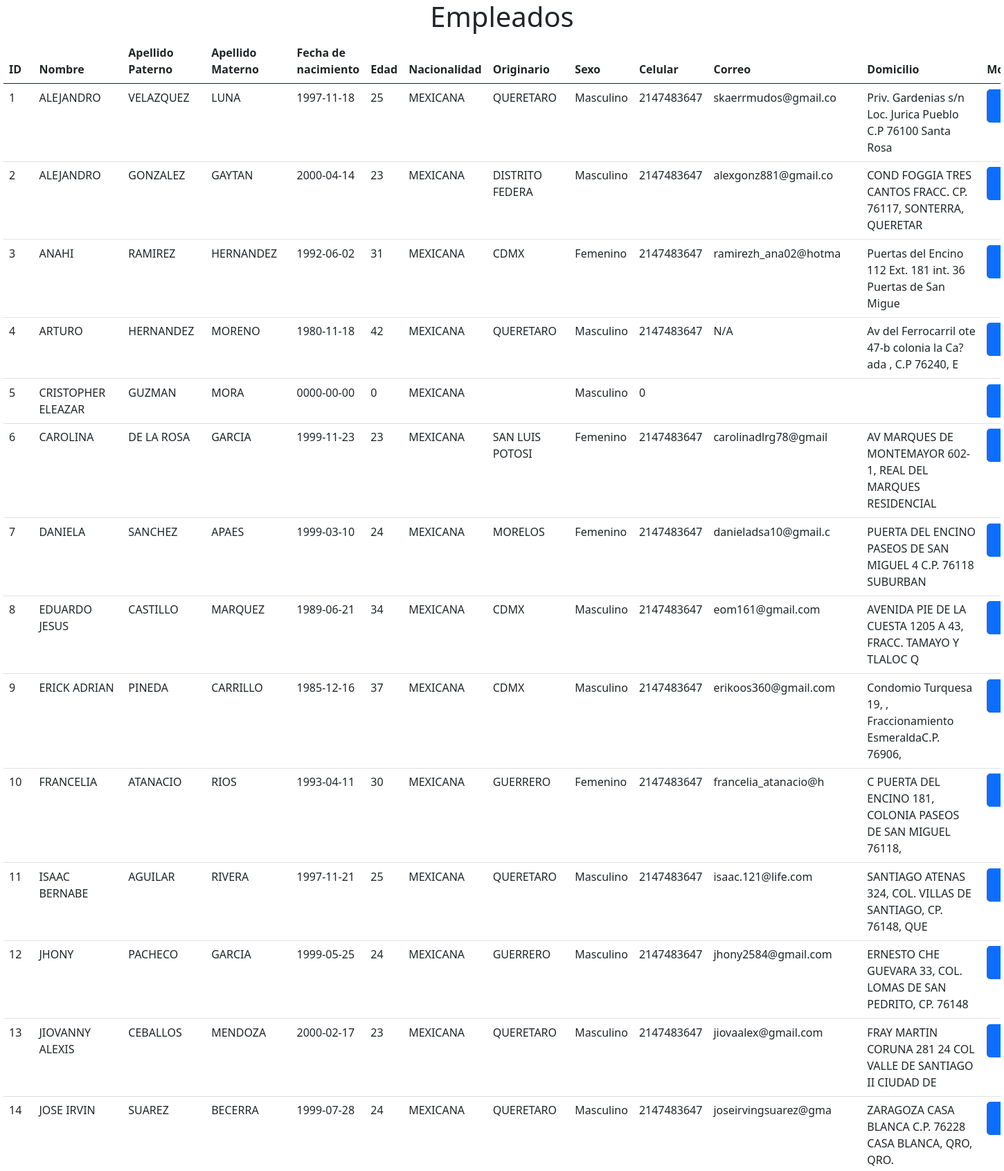
The page /php/empleados.php (upper part) on the database its author committed.
### tables this page shows
CREATE TABLE `empleados` (
  `id_empleado` int(4) NOT NULL,
  `nombre` varchar(60) DEFAULT NULL,
  `ap_paterno` varchar(30) DEFAULT NULL,
  `ap_materno` varchar(30) DEFAULT NULL,
  `fecha_nac` date DEFAULT NULL,
  `edad` int(2) DEFAULT NULL,
  `nacionalidad` varchar(15) DEFAULT NULL,
  `originario` varchar(15) DEFAULT NULL,
  `sexo` enum('Femenino','Masculino','Prefiero no decir','') DEFAULT NULL,
  `celular` int(10) DEFAULT NULL,
  `correo` varchar(20) DEFAULT NULL,
  `domicilio` varchar(60) DEFAULT NULL,
  `estatus` varchar(10) NOT NULL
);

### php/empleados.php (the view, shortened to what this page needs)
<?php
    require_once 'conexion.php';
?>
<!DOCTYPE html>
<html lang="en">
<head>
    <link href="https://cdn.jsdelivr.net/npm/bootstrap@5.0.2/dist/css/bootstrap.min.css" rel="stylesheet">
    <link rel="stylesheet" href="./../css/all2.css">
</head>
<body>
    <center>
        <div class="contenedor">
        <h1> Empleados</h1>
        <div class="table_res">
            <div class="table-responsive">
                <table class="table">
                    <thead class="table">
                        <tr>
                            <th scope="col">ID</th>
                            <th scope="col">Nombre</th>
                            <th scope="col">Apellido Paterno</th>
                            <th scope="col">Apellido Materno</th>
                            <th scope="col">Fecha de nacimiento</th>
                            <th scope="col">Edad</th>
                            <th scope="col">Nacionalidad</th>
                            <th scope="col">Originario</th>
                            <th scope="col">Sexo</th>
                            <th scope="col">Celular</th>
                            <th scope="col">Correo</th>
                            <th scope="col">Domicilio</th>
                            <th scope="col">Modificar</th>
                        </tr>
                    </thead>
                    <tbody>
                        <?php
                                $sel="SELECT * FROM empleados WHERE estatus = 'activo'";
                                $res=mysqli_query($conexion,$sel);
                                while($mos=mysqli_fetch_row($res)){?>
                                        <td><?php echo $mos[0]; ?></td>
                                        <td><?php echo $mos[1]; ?></td>
                                        <td><?php echo $mos[2]; ?></td>
                                        <td><?php echo $mos[3]; ?></td>
                                        <td><?php echo $mos[4]; ?></td>
                                        <td><?php echo $mos[5]; ?></td>
                                        <td><?php echo $mos[6]; ?></td>
                                        <td><?php echo $mos[7]; ?></td>
                                        <td><?php echo $mos[8]; ?></td>
                                        <td><?php echo $mos[9]; ?></td>
                                        <td><?php echo $mos[10]; ?></td>
                                        <td><?php echo $mos[11]; ?></td>
                                        <td>
                                        <button type="button" class="btn btn-primary btn-lg deletedbt" data-bs-toggle="modal" data-bs-target="#del">
                                        <?php echo "<a href='empleados.php?id=".$mos[0]."'>Modificar</a>";  ?>
                                        </button>
                                        </td>
                                        <?php
                                            }
                        ?>
                    </tbody>
                </table>
            </div>
        </div>
        </div>
    </center>
</body>
</html>

### css/all2.css (style rules this page uses)
.contenedor { width: 90rem; height: 90rem; }
a { outline: none; text-decoration: none; padding: 2px 1px 0; color: white; }

### rows shown on the page
empleados: id_empleado "1", nombre "ALEJANDRO", ap_paterno "VELAZQUEZ", ap_materno "LUNA", fecha_nac "1997-11-18", edad "25", nacionalidad "MEXICANA", originario "QUERETARO", sexo "Masculino", celular "2147483647", correo "skaerrmudos@gmail.co", domicilio "Priv. Gardenias s/n Loc. Jurica Pueblo C.P 76100 Santa Rosa"
empleados: id_empleado "2", nombre "ALEJANDRO", ap_paterno "GONZALEZ", ap_materno "GAYTAN", fecha_nac "2000-04-14", edad "23", nacionalidad "MEXICANA", originario "DISTRITO FEDERA", sexo "Masculino", celular "2147483647", correo "alexgonz881@gmail.co", domicilio "COND FOGGIA TRES CANTOS FRACC. CP. 76117, SONTERRA, QUERETAR"
empleados: id_empleado "3", nombre "ANAHI", ap_paterno "RAMIREZ", ap_materno "HERNANDEZ", fecha_nac "1992-06-02", edad "31", nacionalidad "MEXICANA", originario "CDMX", sexo "Femenino", celular "2147483647", correo "ramirezh_ana02@hotma", domicilio "Puertas del Encino 112 Ext. 181 int. 36 Puertas de San Migue"
empleados: id_empleado "4", nombre "ARTURO", ap_paterno "HERNANDEZ", ap_materno "MORENO", fecha_nac "1980-11-18", edad "42", nacionalidad "MEXICANA", originario "QUERETARO", sexo "Masculino", celular "2147483647", correo "N/A", domicilio "Av del Ferrocarril ote 47-b colonia la Ca?ada , C.P 76240, E"
empleados: id_empleado "5", nombre "CRISTOPHER ELEAZAR", ap_paterno "GUZMAN", ap_materno "MORA", fecha_nac "0000-00-00", edad "0", nacionalidad "MEXICANA", sexo "Masculino", celular "0"
empleados: id_empleado "6", nombre "CAROLINA", ap_paterno "DE LA ROSA", ap_materno "GARCIA", fecha_nac "1999-11-23", edad "23", nacionalidad "MEXICANA", originario "SAN LUIS POTOSI", sexo "Femenino", celular "2147483647", correo "carolinadlrg78@gmail", domicilio "AV MARQUES DE MONTEMAYOR 602-1, REAL DEL MARQUES RESIDENCIAL"
empleados: id_empleado "7", nombre "DANIELA", ap_paterno "SANCHEZ", ap_materno "APAES", fecha_nac "1999-03-10", edad "24", nacionalidad "MEXICANA", originario "MORELOS", sexo "Femenino", celular "2147483647", correo "danieladsa10@gmail.c", domicilio "PUERTA DEL ENCINO PASEOS DE SAN MIGUEL 4 C.P. 76118 SUBURBAN"
empleados: id_empleado "8", nombre "EDUARDO JESUS", ap_paterno "CASTILLO", ap_materno "MARQUEZ", fecha_nac "1989-06-21", edad "34", nacionalidad "MEXICANA", originario "CDMX", sexo "Masculino", celular "2147483647", correo "eom161@gmail.com", domicilio "AVENIDA PIE DE LA CUESTA 1205 A 43, FRACC. TAMAYO Y TLALOC Q"
empleados: id_empleado "9", nombre "ERICK ADRIAN", ap_paterno "PINEDA", ap_materno "CARRILLO", fecha_nac "1985-12-16", edad "37", nacionalidad "MEXICANA", originario "CDMX", sexo "Masculino", celular "2147483647", correo "erikoos360@gmail.com", domicilio "Condomio Turquesa 19, , Fraccionamiento EsmeraldaC.P. 76906,"
empleados: id_empleado "10", nombre "FRANCELIA", ap_paterno "ATANACIO", ap_materno "RIOS", fecha_nac "1993-04-11", edad "30", nacionalidad "MEXICANA", originario "GUERRERO", sexo "Femenino", celular "2147483647", correo "francelia_atanacio@h", domicilio "C PUERTA DEL ENCINO 181, COLONIA PASEOS DE SAN MIGUEL 76118,"
empleados: id_empleado "11", nombre "ISAAC BERNABE", ap_paterno "AGUILAR", ap_materno "RIVERA", fecha_nac "1997-11-21", edad "25", nacionalidad "MEXICANA", originario "QUERETARO", sexo "Masculino", celular "2147483647", correo "isaac.121@life.com", domicilio "SANTIAGO ATENAS 324, COL. VILLAS DE SANTIAGO, CP. 76148, QUE"
empleados: id_empleado "12", nombre "JHONY", ap_paterno "PACHECO", ap_materno "GARCIA", fecha_nac "1999-05-25", edad "24", nacionalidad "MEXICANA", originario "GUERRERO", sexo "Masculino", celular "2147483647", correo "jhony2584@gmail.com", domicilio "ERNESTO CHE GUEVARA 33, COL. LOMAS DE SAN PEDRITO, CP. 76148"
empleados: id_empleado "13", nombre "JIOVANNY ALEXIS", ap_paterno "CEBALLOS", ap_materno "MENDOZA", fecha_nac "2000-02-17", edad "23", nacionalidad "MEXICANA", originario "QUERETARO", sexo "Masculino", celular "2147483647", correo "jiovaalex@gmail.com", domicilio "FRAY MARTIN CORUNA 281 24 COL VALLE DE SANTIAGO II CIUDAD DE"
empleados: id_empleado "14", nombre "JOSE IRVIN", ap_paterno "SUAREZ", ap_materno "BECERRA", fecha_nac "1999-07-28", edad "24", nacionalidad "MEXICANA", originario "QUERETARO", sexo "Masculino", celular "2147483647", correo "joseirvingsuarez@gma", domicilio "ZARAGOZA CASA BLANCA C.P. 76228 CASA BLANCA, QRO, QRO."
